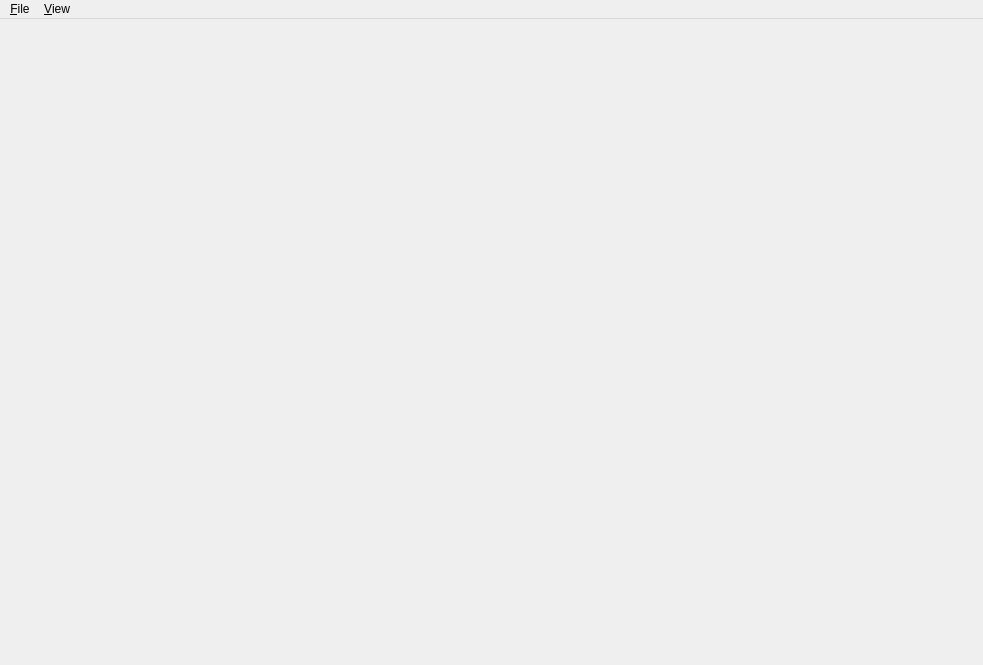
<?xml version="1.0" encoding="UTF-8"?>
<ui version="4.0">
 <class>MainWindow</class>
 <widget class="QMainWindow" name="MainWindow">
  <property name="geometry">
   <rect>
    <x>0</x>
    <y>0</y>
    <width>983</width>
    <height>665</height>
   </rect>
  </property>
  <property name="windowTitle">
   <string>OpenEXR Viewer</string>
  </property>
  <widget class="QWidget" name="centralwidget"/>
  <widget class="QMenuBar" name="menubar">
   <property name="geometry">
    <rect>
     <x>0</x>
     <y>0</y>
     <width>983</width>
     <height>18</height>
    </rect>
   </property>
   <widget class="QMenu" name="menu_File">
    <property name="title">
     <string>&amp;File</string>
    </property>
    <addaction name="action_Open"/>
    <addaction name="action_Save"/>
    <addaction name="action_CopyImage"/>
    <addaction name="action_CopyImageFullResolution"/>
    <addaction name="action_Refresh"/>
    <addaction name="action_Close"/>
    <addaction name="separator"/>
    <addaction name="action_About"/>
    <addaction name="action_Quit"/>
   </widget>
   <widget class="QMenu" name="menu_View">
    <property name="title">
     <string>&amp;View</string>
    </property>
    <widget class="QMenu" name="menu_Mode">
     <property name="title">
      <string>&amp;Mode</string>
     </property>
     <addaction name="action_ModeExposure"/>
     <addaction name="action_ModeToneMapping"/>
     <addaction name="action_ModeFalseColor"/>
    </widget>
    <widget class="QMenu" name="menu_Show">
     <property name="title">
      <string>&amp;Show</string>
     </property>
     <addaction name="action_ShowAttributes"/>
     <addaction name="action_ShowLayers"/>
    </widget>
    <widget class="QMenu" name="menu_Theme">
     <property name="title">
      <string>&amp;Theme</string>
     </property>
     <addaction name="action_ThemeLight"/>
     <addaction name="action_ThemeDark"/>
    </widget>
    <addaction name="menu_Mode"/>
    <addaction name="menu_Show"/>
    <addaction name="menu_Theme"/>
   </widget>
   <addaction name="menu_File"/>
   <addaction name="menu_View"/>
  </widget>
  <action name="action_Open">
   <property name="text">
    <string>&amp;Open...</string>
   </property>
   <property name="shortcut">
    <string>Ctrl+O</string>
   </property>
  </action>
  <action name="action_Quit">
   <property name="text">
    <string>&amp;Quit</string>
   </property>
   <property name="shortcut">
    <string>Esc</string>
   </property>
  </action>
  <action name="action_CopyImage">
   <property name="enabled">
    <bool>false</bool>
   </property>
   <property name="text">
    <string>Copy Image</string>
   </property>
   <property name="shortcut">
    <string>Ctrl+C</string>
   </property>
  </action>
  <action name="action_CopyImageFullResolution">
   <property name="enabled">
    <bool>false</bool>
   </property>
   <property name="text">
    <string>Copy Full Image</string>
   </property>
   <property name="shortcut">
    <string>Ctrl+Shift+C</string>
   </property>
  </action>
  <action name="action_Save">
   <property name="enabled">
    <bool>false</bool>
   </property>
   <property name="text">
    <string>&amp;Save...</string>
   </property>
   <property name="shortcut">
    <string>Ctrl+S</string>
   </property>
  </action>
  <action name="action_ModeExposure">
   <property name="checkable">
    <bool>true</bool>
   </property>
   <property name="checked">
    <bool>true</bool>
   </property>
   <property name="text">
    <string>Exposure</string>
   </property>
  </action>
  <action name="action_ModeToneMapping">
   <property name="checkable">
    <bool>true</bool>
   </property>
   <property name="text">
    <string>Tone mapping</string>
   </property>
  </action>
  <action name="action_ModeFalseColor">
   <property name="checkable">
    <bool>true</bool>
   </property>
   <property name="text">
    <string>False color</string>
   </property>
  </action>
  <action name="action_Refresh">
   <property name="enabled">
    <bool>false</bool>
   </property>
   <property name="text">
    <string>&amp;Refresh</string>
   </property>
   <property name="shortcut">
    <string>F5</string>
   </property>
  </action>
  <action name="action_About">
   <property name="text">
    <string>&amp;Help</string>
   </property>
  </action>
  <action name="action_Close">
   <property name="enabled">
    <bool>false</bool>
   </property>
   <property name="text">
    <string>&amp;Close</string>
   </property>
   <property name="shortcut">
    <string>Ctrl+W</string>
   </property>
  </action>
  <action name="action_ShowAttributes">
   <property name="checkable">
    <bool>true</bool>
   </property>
   <property name="checked">
    <bool>false</bool>
   </property>
   <property name="text">
    <string>Attributes</string>
   </property>
  </action>
  <action name="action_ShowLayers">
   <property name="checkable">
    <bool>true</bool>
   </property>
   <property name="checked">
    <bool>false</bool>
   </property>
   <property name="text">
    <string>Layers</string>
   </property>
  </action>
  <action name="action_ThemeLight">
   <property name="checkable">
    <bool>true</bool>
   </property>
   <property name="text">
    <string>&amp;Light</string>
   </property>
  </action>
  <action name="action_ThemeDark">
   <property name="checkable">
    <bool>true</bool>
   </property>
   <property name="checked">
    <bool>true</bool>
   </property>
   <property name="text">
    <string>&amp;Dark</string>
   </property>
  </action>
 </widget>
 <resources/>
 <connections/>
</ui>
